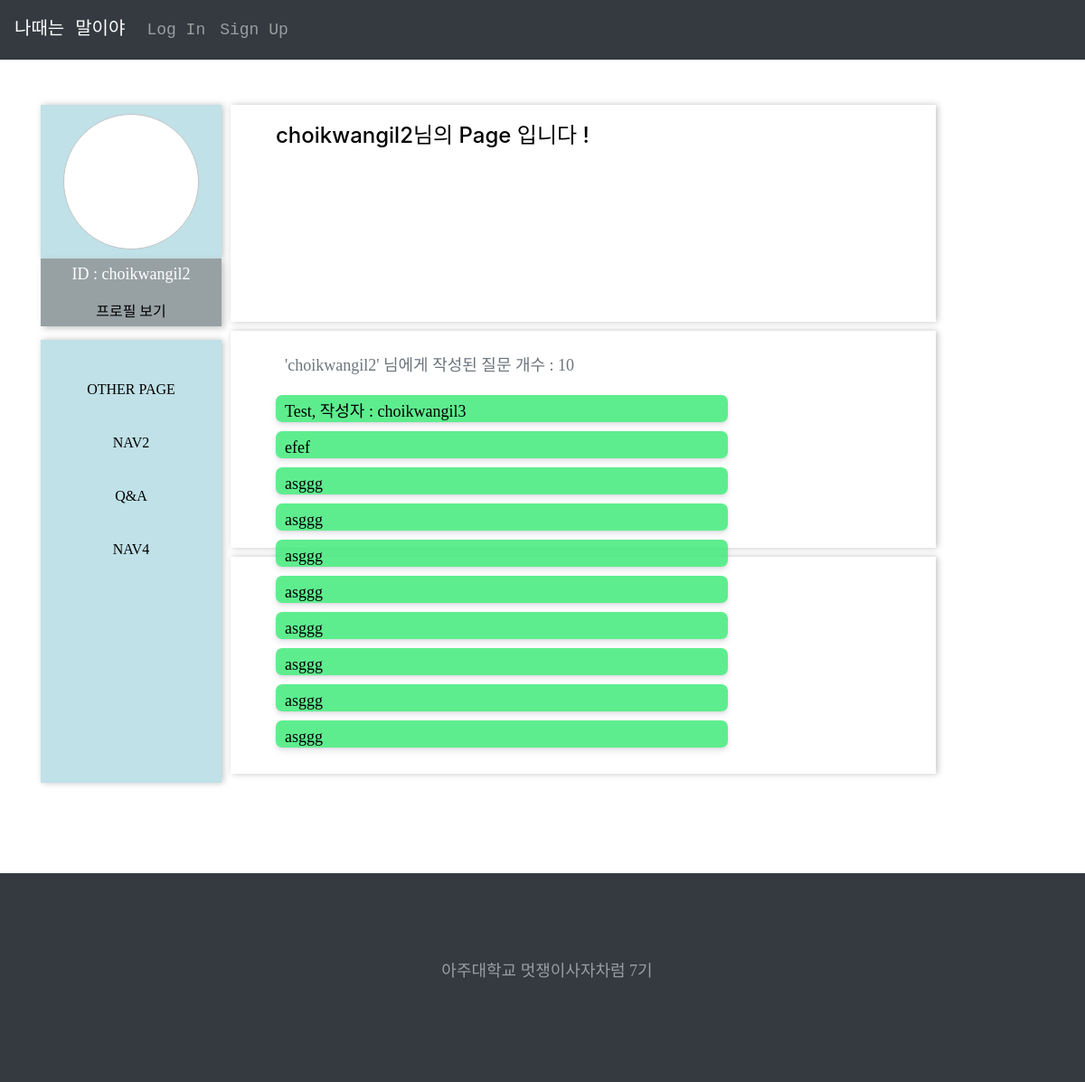
Page /other_page/2 on the committed database.
### QandA/models.py (models this page shows, shortened)
class Userqa(models.Model):
    author = models.ForeignKey(User, on_delete=models.CASCADE, null = True)
    title = models.CharField(max_length=100, null = True)
    question = models.CharField(max_length=100, null = True)
    pub_date = models.DateField('date published', null = True)
    reader = models.CharField(max_length=100, null = True)
    objects = models.Manager()

### main/views.py (the view)
# urls.py: path('other_page/<int:user_id>', views.other_page, name="other_page"),
def other_page(request, user_id):
    page_owner = User.objects.get(pk = user_id) # 다른 page 주인
    owner_name = page_owner.username
    user_qa2_view = Userqa.objects.filter( reader = owner_name )
    user_qa2 = Userqa.objects.filter( reader = owner_name )[0:3]
    n2 = user_qa2_view.count()
    return render(request, 'other_page.html',{
        'owner_name' : owner_name,
        'userqas2' : user_qa2_view,
        'n2' : n2,
    })

### main/templates/other_page.html (shortened to what this page needs)
{% extends 'base.html' %}
{% block content %}
{% load static %}
<link rel = "stylesheet" href="{% static 'css/mypagemain.css' %}">
<div class="container2">
  <div class="profile">
    <div class="profilecontent">
      <div class="profileimg"></div>
    </div>
    <div class="profiletext">
        ID : {{owner_name}}
        <a href="" class="nav1">프로필 보기</a>
    </div>
  </div>
  <div class="nav">
    <div class="navigation">
      <a href= "" class="nav1">Other Page</a>
      <a href="" class="nav1">nav2</a>
      <a href= "{% url 'qa_list' %}" class="nav1">Q&A</a>
      <a href="" class="nav1">nav4</a>
    </div>
  </div>
  <div class="main1">
    <h4>{{owner_name}}님의 Page 입니다 !</h4>
  </div>
  <div class="main2">
    <p>'{{owner_name}}' 님에게 작성된 질문 개수 : {{n2}}</p>
    {% for qa in userqas2 %}
    <div class="user_question3">
        <a href="{% url 'qa_detail' qa.id %}"><p>{{qa.title}}</p></a>
    </div>
    {% endfor %}
  </div>
  <div class="main3">
  </div>
</div>
{% endblock %}

### static/css/index.css (style rules this page uses)
.container2 { margin : 50px 0px; height : 800px; width : 100%; display : grid; position : relative; grid-template-areas : "nav main"; grid-template-rows: 800px; grid-template-columns: 2fr 8fr; }
.nav { color : black; grid-area : nav; background-color: rgb(87, 156, 216); padding : 350px 50px; }
a:link { color : black; text-decoration: none; }
body { font-family: 'Eoe_Zno_M'; font-size : 20px; }
.user_question3 { position : relative; margin : 10px 0px; color : rgb(0, 0, 0); height : 30px; width : 500px; border-radius : 7px; background-color: rgba(54, 233, 114, 0.8); box-shadow : 0 4px 6px rgba(50,50, 93, 0.11), 0 1px 3px rgba(0, 0, 0, 0.08); }
p { padding : 1px 0px 0px 10px;; }
a { -webkit-transition: .3s all ease; -o-transition: .3s all ease; transition: .3s all ease; text-decoration: none; }

### static/css/style.css (style rules this page uses)
body { background: #ccc url("../images/photography.png") repeat; font-family: "Inconsolata", SFMono-Regular, Menlo, Monaco, Consolas, "Liberation Mono", "Courier New", monospace; font-weight: 300; font-size: 18px; line-height: 1.9; color: #6c757d; }
a { -webkit-transition: .3s all ease; -o-transition: .3s all ease; transition: .3s all ease; text-decoration: none; }
h1, h2, h3, h4, h5 { color: #000; font-family: "Josefin Sans", -apple-system, BlinkMacSystemFont, "Segoe UI", Roboto, "Helvetica Neue", Arial, sans-serif, "Apple Color Emoji", "Segoe UI Emoji", "Segoe UI Symbol", "Noto Color Emoji"; }

### static/css/mypagemain.css (style rules this page uses)
.container2 { margin : 50px 0px; height : 800px; width : 100%; display : grid; grid-template-areas : "profile main1" "nav main2" "nav main3"; grid-template-rows: 250px 250px 250px; grid-template-columns: 200px 800px; }
.profile { font-family: 'Eoe_Zno_M'; color : white; grid-area : profile; }
.profilecontent { height: 170px; background-color : rgb(191, 225, 231); box-shadow : 2px 0px 7px rgb(195,195,196); position:relative; }
.profileimg { position:absolute; height: 150px; width: 150px; background-color: rgb(255,255,255); border-radius : 50%; border-style : solid; border-width : 1px; border-color : rgb(195, 196, 197); margin-left : 25px; margin-top : 10px; }
.profiletext { height: 75px; background-color : rgb(151, 161, 163); box-shadow : 3px 2px 7px rgb(195, 195, 196); position: relative; text-align: center; }
.nav { grid-area : nav; background-color: rgb(255,255,255); padding: 0px; color: white; text-align: center; }
.navigation { margin-top : 10px; padding : 30px; height: 490px; width: 100%; background-color : rgb(191, 225, 231); box-shadow : 2px 0px 7px rgb(195,195,196); position:relative; color : rgb(255,255,255); }
.nav1 { font-family: 'BBTreeGR'; position: relative; display: inline-block; width: 100%; color: #fff; font-size: 16px; line-height: 45px; max-width: 200px; text-decoration: none; text-transform: uppercase; vertical-align: middle; letter-spacing: 0; -webkit-transition: all .28s ease-in-out; transition: all .28s ease-in-out; margin-bottom: 10px; }
.nav1:after, .nav1:before { border: 1px solid rgba(255, 255, 255, 0); bottom: 0; content: " "; display: block; margin: 0 auto; position: relative; -webkit-transition: all .28s ease-in-out; transition: all .28s ease-in-out; width: 0; }
.main1 { font-family: 'Eoe_Zno_M'; grid-area: main1; padding : 20px 50px ; margin : 0px 10px 10px 10px; box-shadow : 2px 0px 7px rgb(195,195,196); }
.main2 { font-family: 'Eoe_Zno_M'; grid-area: main2; padding : 20px 50px ; margin : 0px 10px 10px 10px; box-shadow : 2px 0px 7px rgb(195,195,196); }
.main3 { font-family: 'Eoe_Zno_M'; grid-area: main3; padding : 20px 50px ; margin : 0px 10px 10px 10px; box-shadow : 2px 0px 7px rgb(195,195,196); }

### whenilikeahorse/templates/base.html (style rules this page uses)
p { font-family:'Josefin Sans' }

### rows in the picture
Userqa: title "Test, 작성자 : choikwangil3"
Userqa: title "efef"
Userqa: title "asggg"
Userqa: title "asggg"
Userqa: title "asggg"
Userqa: title "asggg"
Userqa: title "asggg"
Userqa: title "asggg"
Userqa: title "asggg"
Userqa: title "asggg"

### other values in the picture
{{ owner_name }} "choikwangil2"
{{ n2 }} "10"
